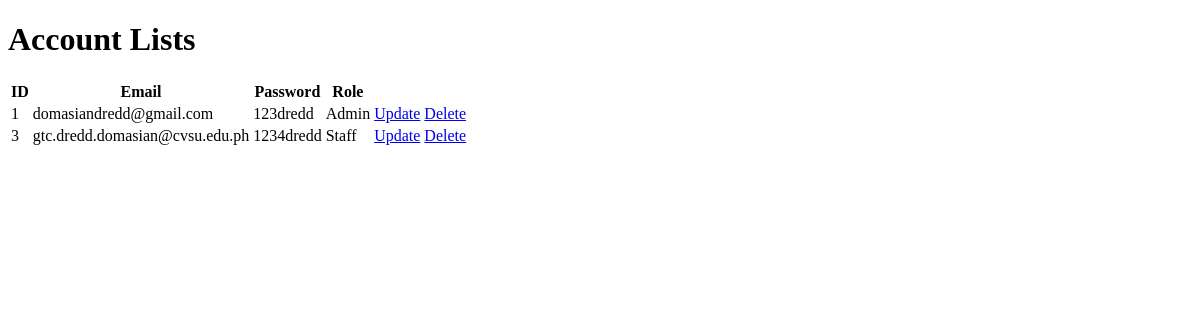
Page /view.php on the earlier database version.
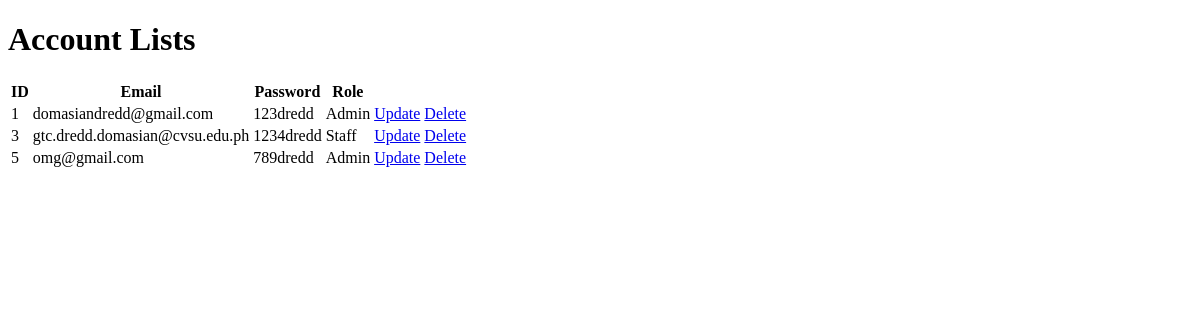
Same page on the later database version.
### tables this page shows
CREATE TABLE `accounts` (
  `id` int(11) NOT NULL,
  `email` varchar(250) DEFAULT NULL,
  `password` varchar(250) DEFAULT NULL,
  `role` varchar(250) DEFAULT NULL,
  `username` varchar(250) DEFAULT NULL
);

### view.php (the view, shortened to what this page needs)
<?php
include("dbconnect.php");
$query = "SELECT * FROM accounts";
$result = $con -> query($query);
?>
<!DOCTYPE html>
<html lang="en">
<head>
</head>
<body>
    <h1> Account Lists</h1>
    <table>
        <tr>
            <th>ID</th>
            <th>Email</th>
            <th>Password</th>
            <th>Role</th>
        </tr>
        <?php while ($row = $result -> fetch_assoc()): ?>
            <tr>
                <td><?= htmlspecialchars($row['id'])?></td>
                <td><?= htmlspecialchars($row['email'])?></td>
                <td><?= htmlspecialchars($row['password'])?></td>
                <td><?= htmlspecialchars($row['role'])?></td>
                <td><a href = "update.php?id=<?php echo $row['id']?>" class="link">Update</a></td>
                <td><a href = "delete.php?id=<?php echo $row['id']?>" class="link">Delete</a></td>
            </tr>
        <?php endwhile; ?>
    </table>
</body>
</html>

Differences in the rows shown:
added accounts: id "5", email "omg@gmail.com", password "789dredd", role "Admin"
